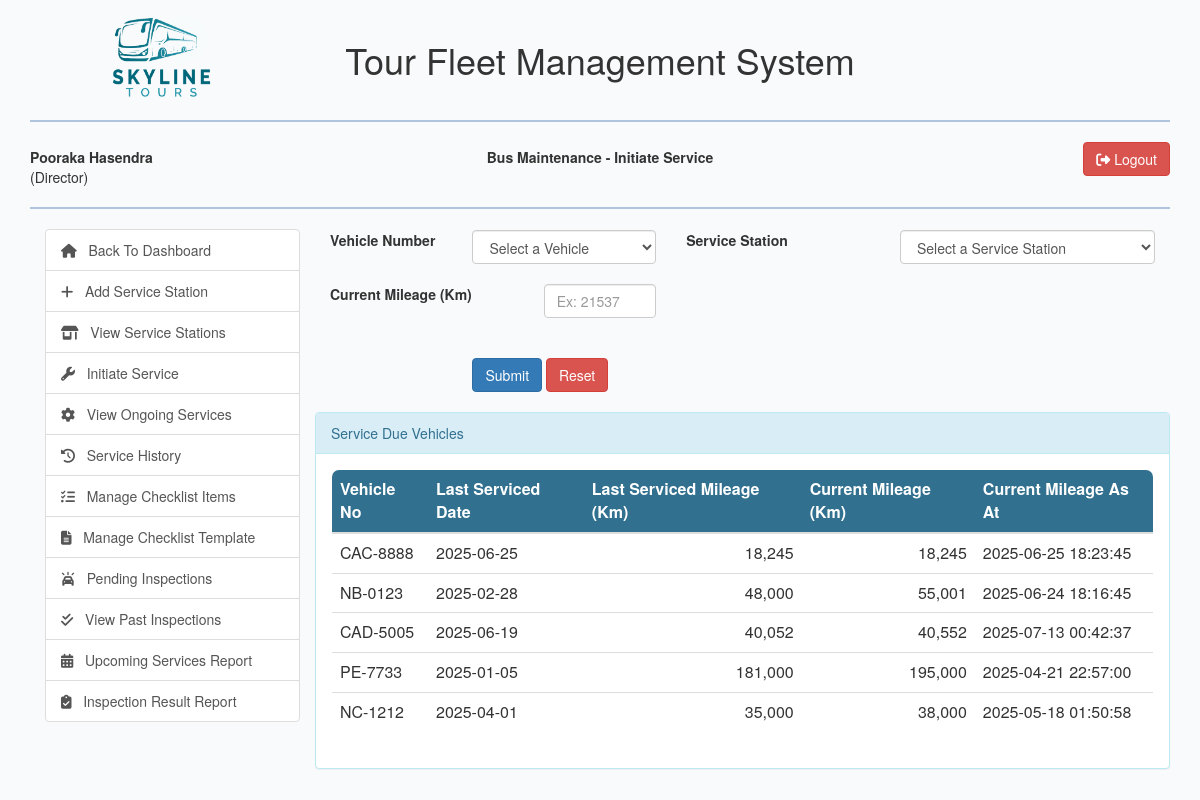
Page /view/initiate-service.php (signed in) on the committed database.
### tables this page shows
CREATE TABLE `bus` (
  `bus_id` int(10) NOT NULL,
  `category_id` int(10) NOT NULL,
  `vehicle_no` varchar(10) NOT NULL,
  `make` varchar(100) NOT NULL,
  `model` varchar(100) NOT NULL,
  `year` year(4) NOT NULL,
  `capacity` int(2) NOT NULL,
  `ac_available` char(1) NOT NULL,
  `service_interval_km` int(6) NOT NULL,
  `current_mileage_km` int(6) DEFAULT NULL,
  `current_mileage_as_at` datetime NOT NULL DEFAULT current_timestamp(),
  `last_service_mileage_km` int(6) NOT NULL,
  `service_interval_months` int(2) NOT NULL,
  `last_service_date` date NOT NULL,
  `bus_status` int(10) NOT NULL DEFAULT 1 COMMENT '-1 = Removed,\r\n0 = Out of Service,\r\n1 = Operational,\r\n2 = Service Due,\r\n3 = In Service,\r\n4 = Inspection Failed',
  `removed_by` int(10) DEFAULT NULL
);

### model/bus_model.php (called while the page is built, shortened)
<?php
class Bus{
    public function getServiceDueBuses(){
        $con = $GLOBALS["con"];
        $sql = "SELECT b.bus_id, b.category_id, b.vehicle_no, b.make, b.model, b.year, b.capacity, "
                . "b.ac_available, b.service_interval_km, b.current_mileage_km, b.current_mileage_as_at, b.last_service_mileage_km, "
                . "b.service_interval_months, b.last_service_date, b.bus_status, c.category_name  "
                . "FROM bus b, bus_category c WHERE b.category_id = c.category_id AND b.bus_status = '2'";
        $result = $con->query($sql) or die ($con->error);
        return $result;
    }
}

### view/initiate-service.php (the view, shortened to what this page needs)
<?php
include_once '../model/bus_model.php';
$busObj = new Bus();
$serviceDueBusResult = $busObj->getServiceDueBuses();
?>
<html lang="en">
<head>
    <link rel="stylesheet" type="text/css" href="../css/dataTables.bootstrap.min.css"/>
    <?php include_once "../includes/bootstrap_css_includes.php"?>
</head>
<body>
    <div class="container">
        <?php include_once "../includes/header_row_includes.php";?>
        <div class="col-md-3">
            <?php include_once "../includes/bus_maintenance_functions.php"; ?>
        </div>
        <form id="addServiceForm" action="../controller/service_detail_controller.php?status=initiate_service" method="post" enctype="multipart/form-data">
            <div class="col-md-9">
                <div class="row">
                    <div class="col-md-6 col-md-offset-3" id="msg" style="text-align:center;">
                    </div>
                </div>
                <div class="row">
                    <div class="col-md-2">
                        <label class="control-label">Vehicle Number</label>
                    </div>
                    <div class="col-md-3">
                        <select name="bus_id" id="bus_id" class="form-control" required="required">
                            <option value="">Select a Vehicle</option>
                        </select>
                    </div>
                    <div class="col-md-3">
                        <label class="control-label">Service Station</label>
                    </div>
                    <div class="col-md-4">
                        <select name="service_station_id" id="service_station_id" class="form-control" required="required">
                            <option value="">Select a Service Station</option>
                        </select>
                    </div>
                </div>
                <div class="row">
                    <div class="col-md-12">
                    </div>
                </div>
                <div class="row">
                    <div class="col-md-3">
                        <label class="control-label">Current Mileage (Km)</label>
                    </div>
                    <div class="col-md-2">
                        <input type="number" class="form-control" name="currentmileage" id="currentmileage" placeholder="Ex: 21537"/>
                    </div>
                </div>
                <div class="row">
                    <div class="col-md-12"> &nbsp; </div>
                </div>
                <div class="row">
                    <div class="col-md-12"> &nbsp; </div>
                </div>
                <div class="row">
                    <div class="col-md-offset-2 col-md-6">
                        <input type="submit" class="btn btn-primary" value="Submit"/>
                        <input type="reset" class="btn btn-danger" value="Reset"/>
                    </div>
                </div>
                <div class="row">
                    <div class="col-md-12">
                    </div>
                </div>
                <div class="row">
                    <div class="panel panel-info">
                        <div class="panel-heading">Service Due Vehicles</div>
                        <div class="panel-body">
                            <table class="table">
                                <thead>
                                    <tr>
                                        <th>Vehicle No</th>
                                        <th>Last Serviced Date</th>
                                        <th>Last Serviced Mileage (Km)</th>
                                        <th>Current Mileage (Km)</th>
                                        <th>Current Mileage As At</th>
                                    </tr>
                                </thead>
                                <tbody>
                                    <?php while($serviceDueBusRow=$serviceDueBusResult->fetch_assoc()){ ?>
                                    <tr>
                                        <td><?php echo $serviceDueBusRow['vehicle_no'];?></td>
                                        <td><?php echo $serviceDueBusRow['last_service_date'];?></td>
                                        <td style="text-align:right"><?php echo number_format($serviceDueBusRow['last_service_mileage_km'],0);?></td>
                                        <td style="text-align:right"><?php echo number_format($serviceDueBusRow['current_mileage_km'],0);?></td>
                                        <td><?php echo $serviceDueBusRow['current_mileage_as_at'];?></td>
                                    </tr>
                                    <?php } ?>
                                </tbody>
                            </table>
                        </div>
                    </div>
                </div>
            </div>
        </form>
    </div>
</body>
</html>

### css/custom.css (style rules this page uses)
body { background-color: #F9FAFB; }
.table { background-color:#ffffff; border-radius: 8px; overflow: hidden; border:1px solid lightsteelblue; }
.table thead { background-color: #31708f; color:white; }
.table tbody > tr > td { vertical-align: middle; }

### rows in the picture
bus: vehicle_no "CAC-8888", last_service_date "2025-06-25", last_service_mileage_km "18,245", current_mileage_km "18,245", current_mileage_as_at "2025-06-25 18:23:45"
bus: vehicle_no "NB-0123", last_service_date "2025-02-28", last_service_mileage_km "48,000", current_mileage_km "55,001", current_mileage_as_at "2025-06-24 18:16:45"
bus: vehicle_no "CAD-5005", last_service_date "2025-06-19", last_service_mileage_km "40,052", current_mileage_km "40,552", current_mileage_as_at "2025-07-13 00:42:37"
bus: vehicle_no "PE-7733", last_service_date "2025-01-05", last_service_mileage_km "181,000", current_mileage_km "195,000", current_mileage_as_at "2025-04-21 22:57:00"
bus: vehicle_no "NC-1212", last_service_date "2025-04-01", last_service_mileage_km "35,000", current_mileage_km "38,000", current_mileage_as_at "2025-05-18 01:50:58"

### other values in the picture
$userSession["user_fname"]." ".$userSession["user_lname"] "Pooraka Hasendra"
$userSession["role_name"] "Director"
$pageName "Bus Maintenance - Initiate Service"
